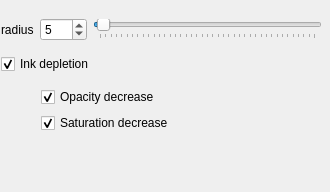
<?xml version="1.0" encoding="UTF-8"?>
<ui version="4.0">
 <class>WdgHatchingOptions</class>
 <widget class="QWidget" name="WdgHatchingOptions">
  <property name="geometry">
   <rect>
    <x>0</x>
    <y>0</y>
    <width>330</width>
    <height>192</height>
   </rect>
  </property>
  <property name="sizePolicy">
   <sizepolicy hsizetype="Preferred" vsizetype="Preferred">
    <horstretch>210</horstretch>
    <verstretch>60</verstretch>
   </sizepolicy>
  </property>
  <property name="minimumSize">
   <size>
    <width>330</width>
    <height>60</height>
   </size>
  </property>
  <widget class="QWidget" name="">
   <property name="geometry">
    <rect>
     <x>1</x>
     <y>11</y>
     <width>321</width>
     <height>131</height>
    </rect>
   </property>
   <layout class="QVBoxLayout" name="verticalLayout">
    <item>
     <layout class="QHBoxLayout" name="horizontalLayout">
      <item>
       <widget class="QLabel" name="radiusLabel">
        <property name="text">
         <string>radius</string>
        </property>
       </widget>
      </item>
      <item>
       <widget class="QSpinBox" name="radiusSpinBox">
        <property name="maximum">
         <number>400</number>
        </property>
        <property name="value">
         <number>5</number>
        </property>
       </widget>
      </item>
      <item>
       <widget class="QSlider" name="horizontalSlider">
        <property name="maximum">
         <number>400</number>
        </property>
        <property name="value">
         <number>5</number>
        </property>
        <property name="orientation">
         <enum>Qt::Horizontal</enum>
        </property>
        <property name="tickPosition">
         <enum>QSlider::TicksBelow</enum>
        </property>
       </widget>
      </item>
     </layout>
    </item>
    <item>
     <widget class="QCheckBox" name="inkDepletionCHBox">
      <property name="text">
       <string>Ink depletion</string>
      </property>
      <property name="checked">
       <bool>true</bool>
      </property>
     </widget>
    </item>
    <item>
     <layout class="QGridLayout" name="gridLayout">
      <item row="0" column="1">
       <widget class="QCheckBox" name="opacity">
        <property name="text">
         <string>Opacity decrease</string>
        </property>
        <property name="checked">
         <bool>true</bool>
        </property>
       </widget>
      </item>
      <item row="2" column="1">
       <widget class="QCheckBox" name="saturation">
        <property name="text">
         <string>Saturation decrease</string>
        </property>
        <property name="checked">
         <bool>true</bool>
        </property>
       </widget>
      </item>
      <item row="0" column="0">
       <spacer name="horizontalSpacer">
        <property name="orientation">
         <enum>Qt::Horizontal</enum>
        </property>
        <property name="sizeType">
         <enum>QSizePolicy::Fixed</enum>
        </property>
        <property name="sizeHint" stdset="0">
         <size>
          <width>40</width>
          <height>20</height>
         </size>
        </property>
       </spacer>
      </item>
      <item row="2" column="0">
       <spacer name="horizontalSpacer_2">
        <property name="orientation">
         <enum>Qt::Horizontal</enum>
        </property>
        <property name="sizeType">
         <enum>QSizePolicy::Fixed</enum>
        </property>
        <property name="sizeHint" stdset="0">
         <size>
          <width>40</width>
          <height>20</height>
         </size>
        </property>
       </spacer>
      </item>
     </layout>
    </item>
   </layout>
  </widget>
 </widget>
 <resources/>
 <connections>
  <connection>
   <sender>horizontalSlider</sender>
   <signal>valueChanged(int)</signal>
   <receiver>radiusSpinBox</receiver>
   <slot>setValue(int)</slot>
   <hints>
    <hint type="sourcelabel">
     <x>194</x>
     <y>26</y>
    </hint>
    <hint type="destinationlabel">
     <x>80</x>
     <y>25</y>
    </hint>
   </hints>
  </connection>
  <connection>
   <sender>radiusSpinBox</sender>
   <signal>valueChanged(int)</signal>
   <receiver>horizontalSlider</receiver>
   <slot>setValue(int)</slot>
   <hints>
    <hint type="sourcelabel">
     <x>82</x>
     <y>34</y>
    </hint>
    <hint type="destinationlabel">
     <x>225</x>
     <y>28</y>
    </hint>
   </hints>
  </connection>
  <connection>
   <sender>inkDepletionCHBox</sender>
   <signal>clicked(bool)</signal>
   <receiver>opacity</receiver>
   <slot>setEnabled(bool)</slot>
   <hints>
    <hint type="sourcelabel">
     <x>36</x>
     <y>70</y>
    </hint>
    <hint type="destinationlabel">
     <x>66</x>
     <y>102</y>
    </hint>
   </hints>
  </connection>
  <connection>
   <sender>inkDepletionCHBox</sender>
   <signal>clicked(bool)</signal>
   <receiver>saturation</receiver>
   <slot>setEnabled(bool)</slot>
   <hints>
    <hint type="sourcelabel">
     <x>18</x>
     <y>77</y>
    </hint>
    <hint type="destinationlabel">
     <x>74</x>
     <y>129</y>
    </hint>
   </hints>
  </connection>
 </connections>
</ui>
